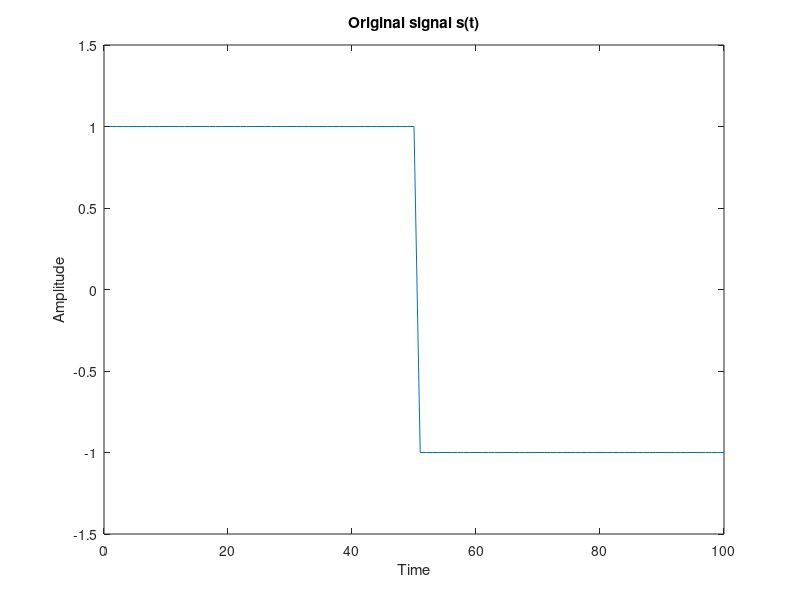
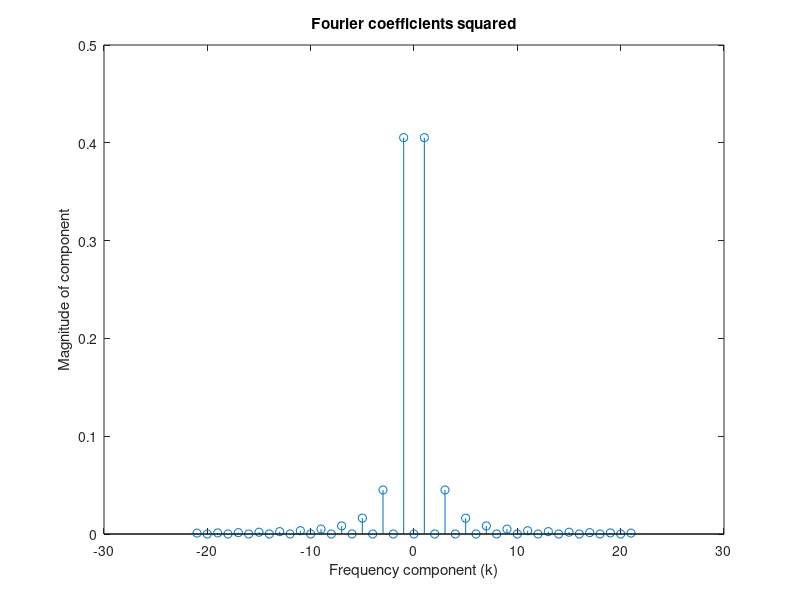
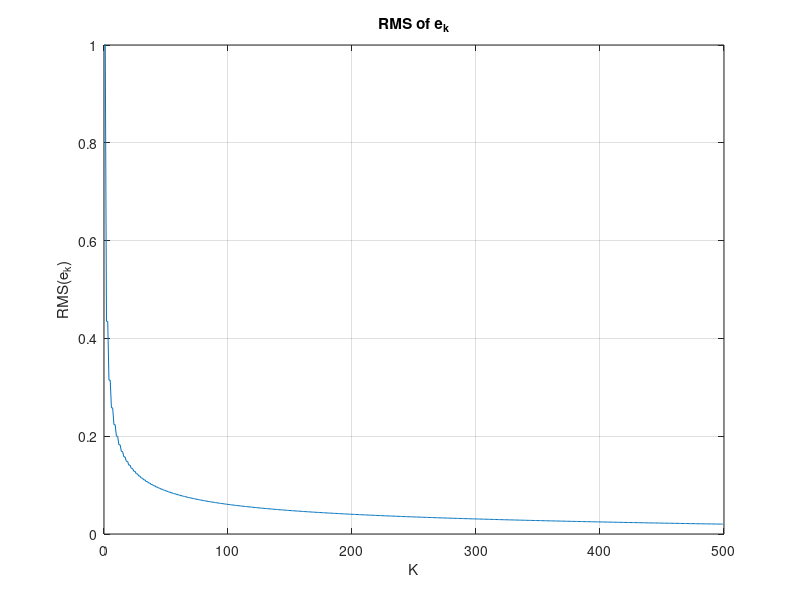
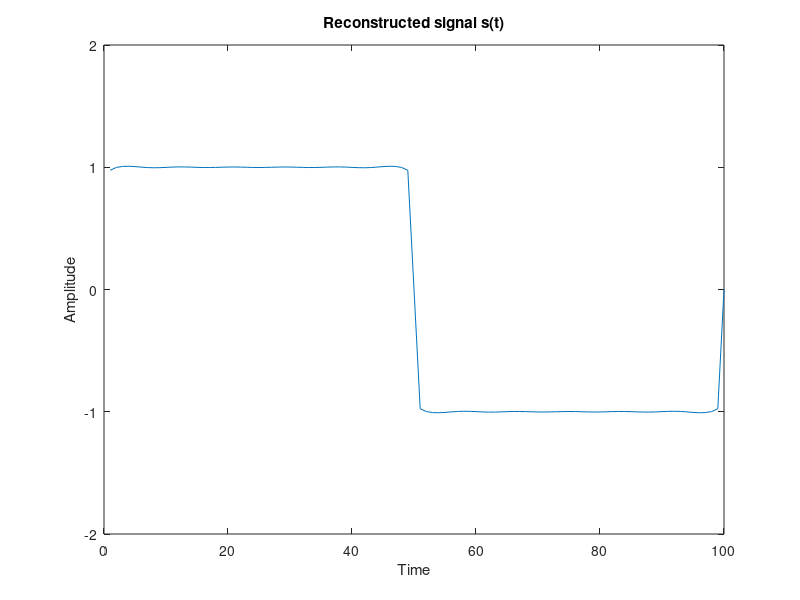

The MATLAB script that drew these images, in order:
A = 1;
T = 100;
x = 1:T;
s = -A*ones(1, T);
s(1:(T/2)) = A;
 
h = figure;
plot(x,s);
ylabel('Amplitude');
xlabel('Time');
ylim([-A-0.5, A+0.5]);
title('Original signal s(t)');
print(h, '-dpng', 'original_signal.png');
 
% Compute some of the Fourier coefficients
cmax = 21;
kv = -cmax:cmax;
N = length(kv);
coef = zeros(N,1);
for i=1:N
    k = kv(i);
    if mod(k,2) ~= 0
        coef(i) = (2*A) / (j*pi*k);
    end
end
 
% Plot power of coefficients
h = figure;
csquare = coef.*coef;
stem(kv,abs(csquare));
xlabel('Frequency component (k)');
ylabel('Magnitude of component');
title('Fourier coefficients squared');
print(h, '-dpng', 'squared_coefficients.png');
 
% Plot rms of error signal
cmax = 1000;
kv = 0:cmax;
N = length(kv);
coef = zeros(N,1);
for i=1:N
    k = kv(i);
    if mod(k,2) ~= 0
        coef(i) = (2*A) / (j*pi*k);
    end
end
 
kmax = 500;
rmse = zeros(kmax, 1);
for i=1:kmax
    ss = coef(i:end)'*coef(i:end);
    rmse(i) = sqrt(2*ss);
end
 
h=figure;
plot(0:(kmax-1), rmse); % Look with plot, semilogy and loglog
title('RMS of e_k');
ylabel('RMS(e_k)');
xlabel('K');
grid on;
print(h, '-dpng', 'rms_ek.png');
 
% Reconstruct signal with only some of the components
% Note: need to use both positive and negative k's
% (mistake in previous solution)
fk = find(rmse < 0.03);
N = fk(1);
sr = zeros(1, T);
for t=1:T
    for i=1:N
        sr(t) = sr(t) + coef(i)*exp(j*2*pi*kv(i)*t/T) ...
                      - coef(i)*exp(-j*2*pi*kv(i)*t/T);
    end
end
 
h=figure;
plot(1:T, sr);
ylim([-A-1, A+1]);
title('Reconstructed signal s(t)');
ylabel('Amplitude');
xlabel('Time');
print(h, '-dpng', 'reconstructed_signal.png');
